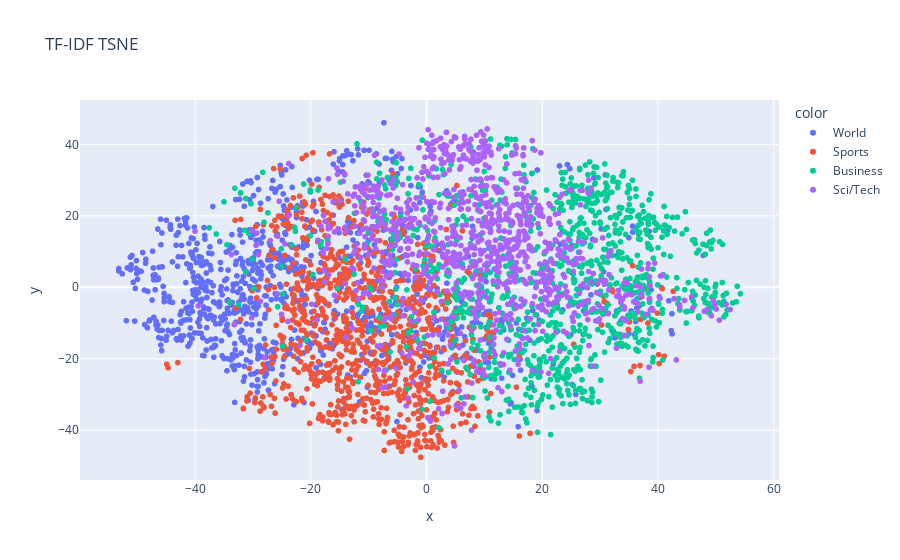
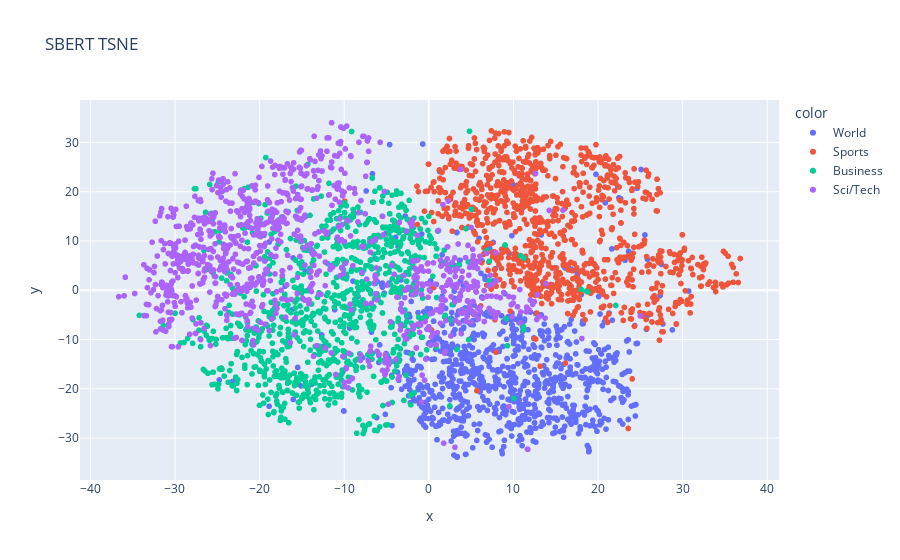

The cell these charts' notebook holds for them, in order:
### Code cell
px.scatter(x=X_tfidf_tsne[:,0], y=X_tfidf_tsne[:,1], color=df["label_name"], title="TF-IDF TSNE").show()
px.scatter(x=X_sbert_tsne[:,0], y=X_sbert_tsne[:,1], color=df["label_name"], title="SBERT TSNE").show()

### Figure 1 — Plotly figure (JSON) as saved in the notebook; plotly's stock layout.template omitted (floating-point values rounded to 4 significant figures; data arrays with more than 128 entries replaced by an {"elided": "..."} marker saying what was removed)
{"data": [{"hovertemplate": "color=World<br>x=%{x}<br>y=%{y}<extra></extra>", "legendgroup": "World", "marker": {"color": "#636efa", "symbol": "circle"}, "mode": "markers", "name": "World", "showlegend": true, "type": "scattergl", "x": {"elided": "1000 float values"}, "xaxis": "x", "y": {"elided": "1000 float values"}, "yaxis": "y"}, {"hovertemplate": "color=Sports<br>x=%{x}<br>y=%{y}<extra></extra>", "legendgroup": "Sports", "marker": {"color": "#EF553B", "symbol": "circle"}, "mode": "markers", "name": "Sports", "showlegend": true, "type": "scattergl", "x": {"elided": "1000 float values"}, "xaxis": "x", "y": {"elided": "1000 float values"}, "yaxis": "y"}, {"hovertemplate": "color=Business<br>x=%{x}<br>y=%{y}<extra></extra>", "legendgroup": "Business", "marker": {"color": "#00cc96", "symbol": "circle"}, "mode": "markers", "name": "Business", "showlegend": true, "type": "scattergl", "x": {"elided": "1000 float values"}, "xaxis": "x", "y": {"elided": "1000 float values"}, "yaxis": "y"}, {"hovertemplate": "color=Sci/Tech<br>x=%{x}<br>y=%{y}<extra></extra>", "legendgroup": "Sci/Tech", "marker": {"color": "#ab63fa", "symbol": "circle"}, "mode": "markers", "name": "Sci/Tech", "showlegend": true, "type": "scattergl", "x": {"elided": "1000 float values"}, "xaxis": "x", "y": {"elided": "1000 float values"}, "yaxis": "y"}], "layout": {"legend": {"title": {"text": "color"}, "tracegroupgap": 0}, "title": {"text": "TF-IDF TSNE"}, "xaxis": {"anchor": "y", "domain": [0, 1], "title": {"text": "x"}}, "yaxis": {"anchor": "x", "domain": [0, 1], "title": {"text": "y"}}}}

### Figure 2 — Plotly figure (JSON) as saved in the notebook; plotly's stock layout.template omitted (floating-point values rounded to 4 significant figures; data arrays with more than 128 entries replaced by an {"elided": "..."} marker saying what was removed)
{"data": [{"hovertemplate": "color=World<br>x=%{x}<br>y=%{y}<extra></extra>", "legendgroup": "World", "marker": {"color": "#636efa", "symbol": "circle"}, "mode": "markers", "name": "World", "showlegend": true, "type": "scattergl", "x": {"elided": "1000 float values"}, "xaxis": "x", "y": {"elided": "1000 float values"}, "yaxis": "y"}, {"hovertemplate": "color=Sports<br>x=%{x}<br>y=%{y}<extra></extra>", "legendgroup": "Sports", "marker": {"color": "#EF553B", "symbol": "circle"}, "mode": "markers", "name": "Sports", "showlegend": true, "type": "scattergl", "x": {"elided": "1000 float values"}, "xaxis": "x", "y": {"elided": "1000 float values"}, "yaxis": "y"}, {"hovertemplate": "color=Business<br>x=%{x}<br>y=%{y}<extra></extra>", "legendgroup": "Business", "marker": {"color": "#00cc96", "symbol": "circle"}, "mode": "markers", "name": "Business", "showlegend": true, "type": "scattergl", "x": {"elided": "1000 float values"}, "xaxis": "x", "y": {"elided": "1000 float values"}, "yaxis": "y"}, {"hovertemplate": "color=Sci/Tech<br>x=%{x}<br>y=%{y}<extra></extra>", "legendgroup": "Sci/Tech", "marker": {"color": "#ab63fa", "symbol": "circle"}, "mode": "markers", "name": "Sci/Tech", "showlegend": true, "type": "scattergl", "x": {"elided": "1000 float values"}, "xaxis": "x", "y": {"elided": "1000 float values"}, "yaxis": "y"}], "layout": {"legend": {"title": {"text": "color"}, "tracegroupgap": 0}, "title": {"text": "SBERT TSNE"}, "xaxis": {"anchor": "y", "domain": [0, 1], "title": {"text": "x"}}, "yaxis": {"anchor": "x", "domain": [0, 1], "title": {"text": "y"}}}}
